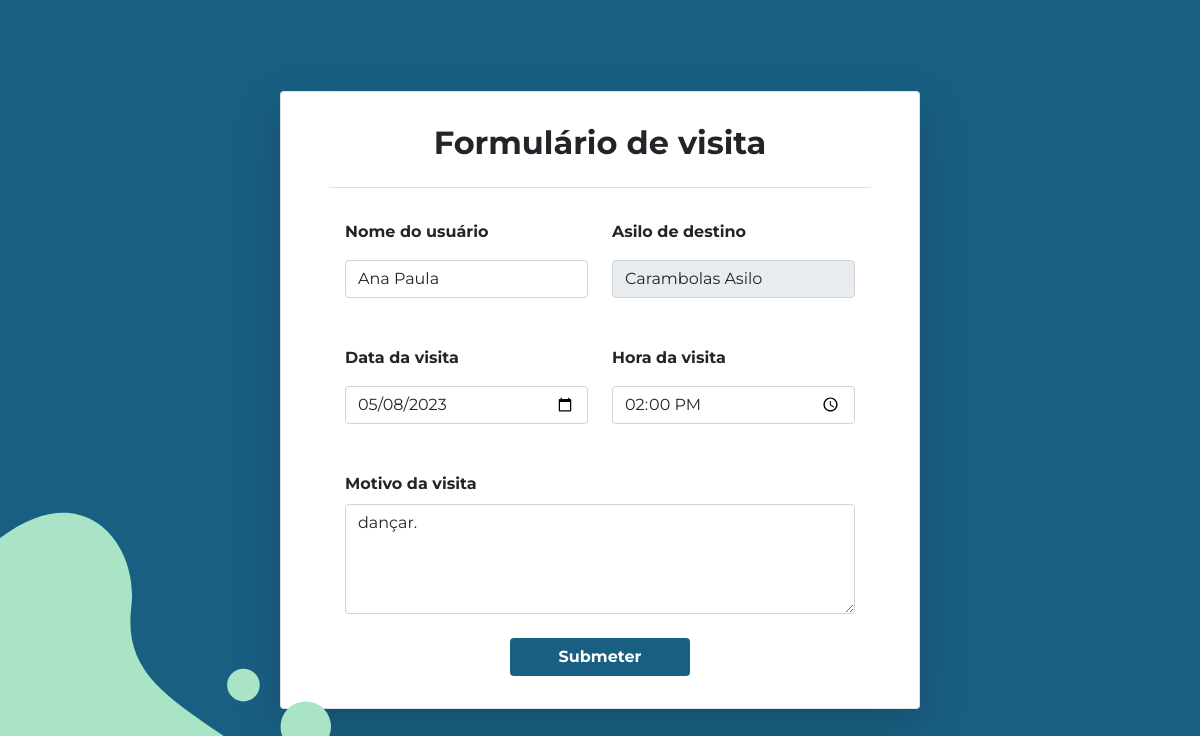
Page /usuarios/edit_visit/7 (signed in) on the committed database.
### models.py (models this page shows, shortened)
class Visita(db.Model):
  __tablename__ = 'visita'
  id = db.Column(db.Integer, primary_key=True)
  id_usuario = db.Column(db.Integer, db.ForeignKey('usuario.id'))
  id_asilo = db.Column(db.Integer, db.ForeignKey('asilo.id'))
  nome_voluntario = db.Column(db.String(100))
  nome_asilo = db.Column(db.String(100))
  data = db.Column(db.Date)
  hora = db.Column(db.Time)
  motivo = db.Column(db.String(500))

### routes/usuarios.py (the view)
@users_bl.route('/edit_visit/<int:id>', methods=["GET", "POST"])
@login_required
def editVisit(id): return user.editVisitPage(id)

### controllers/UserController.py (called while the page is built, shortened)
    @staticmethod
    def editVisitPage(id):
        visit = Visita.query.filter_by(id=id).first()
        if request.method == "GET":
            return render_template('visit/edit.html', visit=visit)

### routes/usuarios.py (called while the page is built)
@lm.user_loader
def load_user(id): return Usuario.query.get(id)

### templates/visit/edit.html (shortened to what this page needs)
{% extends 'indexwhf.html' %}
{% block conteudo %}
  <section class="d-flex align-items-center justify-content-center vh-100 bg-dark-blue bottom-l-detail">
    <div class="card asylum-cad-card flex-grow-1 px-5 py-3 shadow-lg">
      <div class="card-header text-center bg-transparent p-3 mb-3">
        <h2 class="fw-bold">Formulário de visita</h2>
      </div>
      <div class="card-body">
        <form class="form" action="/usuarios/edit_visit/{{visit.id}}" method="POST">
          <div class="form-group row">
            <div class="col-6">
              <label class="form-label mb-3 fw-bold" for="name">Nome do usuário</label>
              <input class="form-control mb-5" type="text" name="name" placeholder="Nome" value="{{visit.nome_voluntario}}">
              <label class="form-label mb-3 fw-bold" for="visit-date">Data da visita</label>
              <input class="form-control mb-5" type="date" name="visit-date" value="{{visit.data.strftime('%Y-%m-%d')}}">
            </div>
            <div class="col-6">
              <label class="form-label mb-3 fw-bold" for="asylum-name">Asilo de destino</label>
              <input class="form-control mb-5" name="asylum-name" value="{{visit.nome_asilo}}" readonly>
              <label class="form-label mb-3 fw-bold" for="visit-hour">Hora da visita</label>
              <input class="form-control mb-5" type="time" name="visit-hour" value="{{visit.hora.strftime('%H:%M')}}">
            </div>
            <div class="col-12">
              <label for="visit-reason" class="form-label fw-bold">Motivo da visita</label>
              <textarea class="form-control textarea" name="visit-reason" placeholder="Escreva sua mensagem..." rows="4">{{visit.motivo}}</textarea>
            </div>
          </div>
          <div class="text-center mt-4">
            <input type="submit" value="Submeter" class="btn bg-dark-blue px-5 fw-bolder text-white">
          </div>
        </form>
      </div>
    </div>
  </section>
{% endblock %}

### static/style.css (style rules this page uses)
body { font-family: 'Montserrat', sans-serif; min-height: 100vh; min-height: -webkit-fill-available; overflow-x: hidden; }
.bg-dark-blue { background-color: #195F82; }
.bottom-l-detail:before { content: ""; display: inline-block; width: 22.5em; height: 18em; background-image: url('img/bottom-l-detail.svg'); background-repeat: no-repeat; position: absolute; z-index: 2; margin: 0; left: 0; top: calc(100% - 18em); }

### static/css/config_user.css (style rules this page uses)
.asylum-cad-card { max-width: 40em; }

### static/css/visit.css (style rules this page uses)
:root { --main-bg: rgb(40,40,59); --calendar-border:rgb(220,220,255); --calendar-bg:#fff; --calendar-standout:rgb(40,40,59); --calendar-color:#444; --calendar-fade-color:#c0c0c0; --body-color:#444; }

### rows in the picture
Visita: name "Ana Paula", visit-date "05/08/2023", asylum-name "Carambolas Asilo", visit-hour "14:00", visit-reason "dançar."
